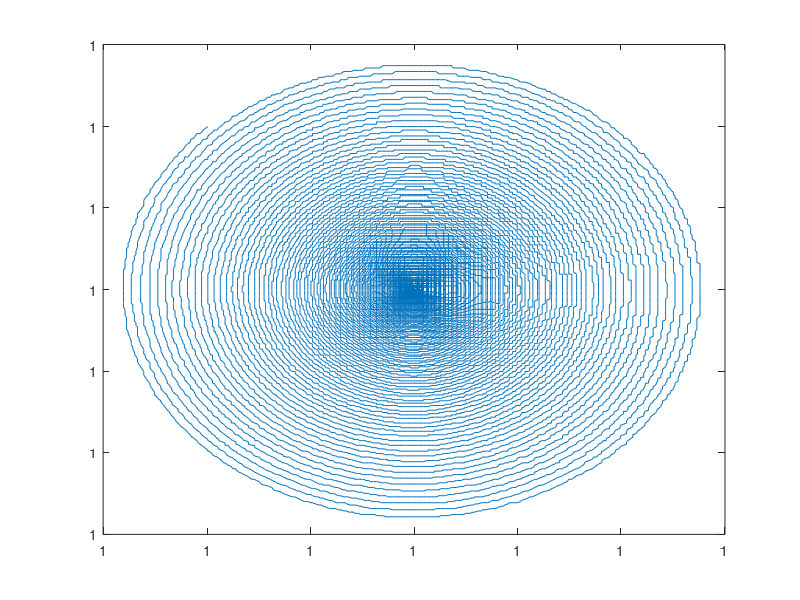

The MATLAB script that drew this image:
load('ImplicitPhase_1_1_50000.mat');
IP45 = EcoRecord;

[IP45_R_Size, IP45_C_Size] = size(IP45);
for idx = 1:IP45_R_Size
    IP45_X(idx) = IP45(idx, 1);
    IP45_Y(idx) = IP45(idx, 2);
end


plot(IP45_X, IP45_Y, '-');